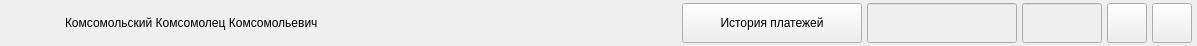
<?xml version="1.0" encoding="UTF-8"?>
<ui version="4.0">
 <class>BaseItemArendatorWidget</class>
 <widget class="QWidget" name="BaseItemArendatorWidget">
  <property name="geometry">
   <rect>
    <x>0</x>
    <y>0</y>
    <width>1197</width>
    <height>46</height>
   </rect>
  </property>
  <property name="windowTitle">
   <string>Form</string>
  </property>
  <property name="styleSheet">
   <string notr="true"/>
  </property>
  <layout class="QHBoxLayout" name="horizontalLayout_2">
   <property name="leftMargin">
    <number>0</number>
   </property>
   <property name="topMargin">
    <number>3</number>
   </property>
   <property name="rightMargin">
    <number>5</number>
   </property>
   <property name="bottomMargin">
    <number>3</number>
   </property>
   <item>
    <widget class="QFrame" name="horizontalFrame">
     <layout class="QHBoxLayout" name="horizontalLayout">
      <property name="spacing">
       <number>5</number>
      </property>
      <property name="leftMargin">
       <number>0</number>
      </property>
      <property name="topMargin">
       <number>0</number>
      </property>
      <property name="rightMargin">
       <number>0</number>
      </property>
      <property name="bottomMargin">
       <number>0</number>
      </property>
      <item>
       <widget class="QLabel" name="lbl_id_arendator">
        <property name="minimumSize">
         <size>
          <width>60</width>
          <height>0</height>
         </size>
        </property>
        <property name="maximumSize">
         <size>
          <width>60</width>
          <height>16777215</height>
         </size>
        </property>
        <property name="styleSheet">
         <string notr="true">padding-left: 10px;</string>
        </property>
        <property name="text">
         <string/>
        </property>
       </widget>
      </item>
      <item>
       <widget class="QLabel" name="lbl_fio_arendator">
        <property name="text">
         <string>Комсомольский Комсомолец Комсомольевич</string>
        </property>
       </widget>
      </item>
      <item>
       <widget class="QPushButton" name="btn_history_payments">
        <property name="minimumSize">
         <size>
          <width>180</width>
          <height>40</height>
         </size>
        </property>
        <property name="maximumSize">
         <size>
          <width>180</width>
          <height>16777215</height>
         </size>
        </property>
        <property name="cursor">
         <cursorShape>PointingHandCursor</cursorShape>
        </property>
        <property name="text">
         <string>История платежей</string>
        </property>
       </widget>
      </item>
      <item>
       <widget class="QLineEdit" name="le_date_registration">
        <property name="enabled">
         <bool>false</bool>
        </property>
        <property name="minimumSize">
         <size>
          <width>150</width>
          <height>40</height>
         </size>
        </property>
        <property name="maximumSize">
         <size>
          <width>150</width>
          <height>16777215</height>
         </size>
        </property>
        <property name="alignment">
         <set>Qt::AlignCenter</set>
        </property>
       </widget>
      </item>
      <item>
       <widget class="QLineEdit" name="le_count_contract">
        <property name="enabled">
         <bool>false</bool>
        </property>
        <property name="minimumSize">
         <size>
          <width>80</width>
          <height>40</height>
         </size>
        </property>
        <property name="maximumSize">
         <size>
          <width>80</width>
          <height>16777215</height>
         </size>
        </property>
        <property name="alignment">
         <set>Qt::AlignCenter</set>
        </property>
       </widget>
      </item>
      <item>
       <widget class="QPushButton" name="btn_hidened_arendator">
        <property name="minimumSize">
         <size>
          <width>40</width>
          <height>40</height>
         </size>
        </property>
        <property name="maximumSize">
         <size>
          <width>40</width>
          <height>40</height>
         </size>
        </property>
        <property name="cursor">
         <cursorShape>PointingHandCursor</cursorShape>
        </property>
        <property name="focusPolicy">
         <enum>Qt::StrongFocus</enum>
        </property>
        <property name="toolTip">
         <string>Скрыть клиента</string>
        </property>
        <property name="styleSheet">
         <string notr="true"/>
        </property>
        <property name="text">
         <string/>
        </property>
        <property name="iconSize">
         <size>
          <width>30</width>
          <height>30</height>
         </size>
        </property>
        <property name="checkable">
         <bool>true</bool>
        </property>
       </widget>
      </item>
      <item>
       <widget class="QPushButton" name="btn_delete">
        <property name="minimumSize">
         <size>
          <width>40</width>
          <height>40</height>
         </size>
        </property>
        <property name="maximumSize">
         <size>
          <width>40</width>
          <height>40</height>
         </size>
        </property>
        <property name="cursor">
         <cursorShape>PointingHandCursor</cursorShape>
        </property>
        <property name="text">
         <string/>
        </property>
        <property name="icon">
         <iconset resource="../../resurce.qrc">
          <normaloff>:/Icons/icons/x_.svg</normaloff>:/Icons/icons/x_.svg</iconset>
        </property>
        <property name="iconSize">
         <size>
          <width>30</width>
          <height>30</height>
         </size>
        </property>
       </widget>
      </item>
     </layout>
    </widget>
   </item>
  </layout>
 </widget>
 <resources>
  <include location="../../resurce.qrc"/>
 </resources>
 <connections/>
</ui>
